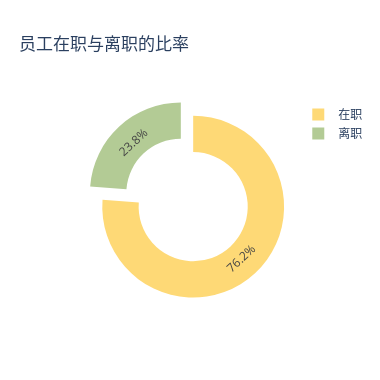

Here is the notebook cell this chart was saved with:
### Code cell
trace = Pie(labels = ['在职','离职'], values = left_count.left_count,
            hoverinfo = "label + percent + name",
            marker = dict(colors = colors[3:]), hole = .6, pull = .1)
layout = Layout(title = "员工在职与离职的比率", width = 380, height = 380)
iplot(Figure(data = [trace], layout = layout))

### Figure 1 — Plotly figure (JSON) as saved in the notebook; plotly's stock layout.template omitted (floating-point values rounded to 4 significant figures)
{"data": [{"hole": 0.6, "hoverinfo": "label+percent+name", "labels": ["在职", "离职"], "marker": {"colors": ["#fed976", "#b3cb95", "#41bfb3", "#229bac", "#256894"]}, "pull": 0.1, "type": "pie", "values": [11428, 3571]}], "layout": {"height": 380, "title": {"text": "员工在职与离职的比率"}, "width": 380}}
